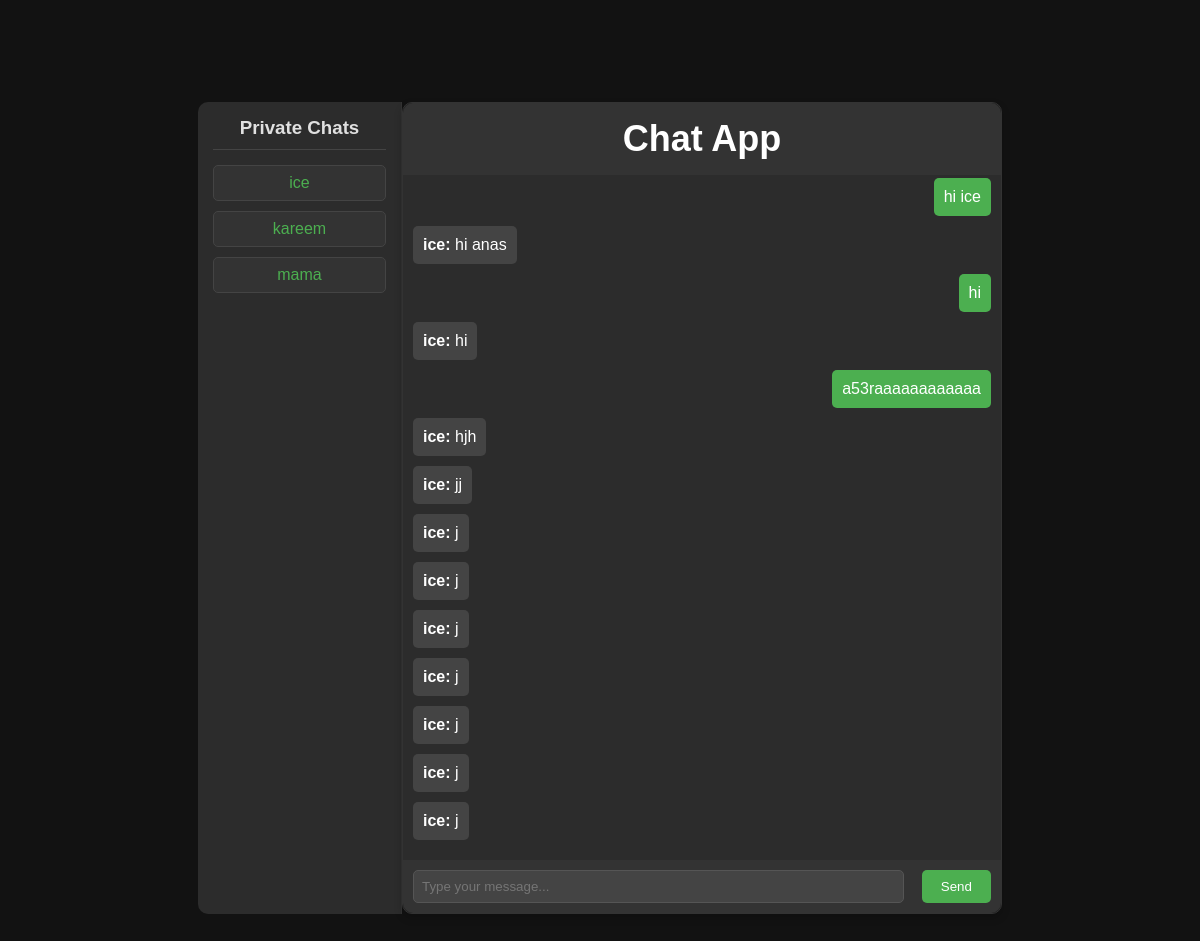
/chat/2 (signed in), run on an earlier commit of the app's database.
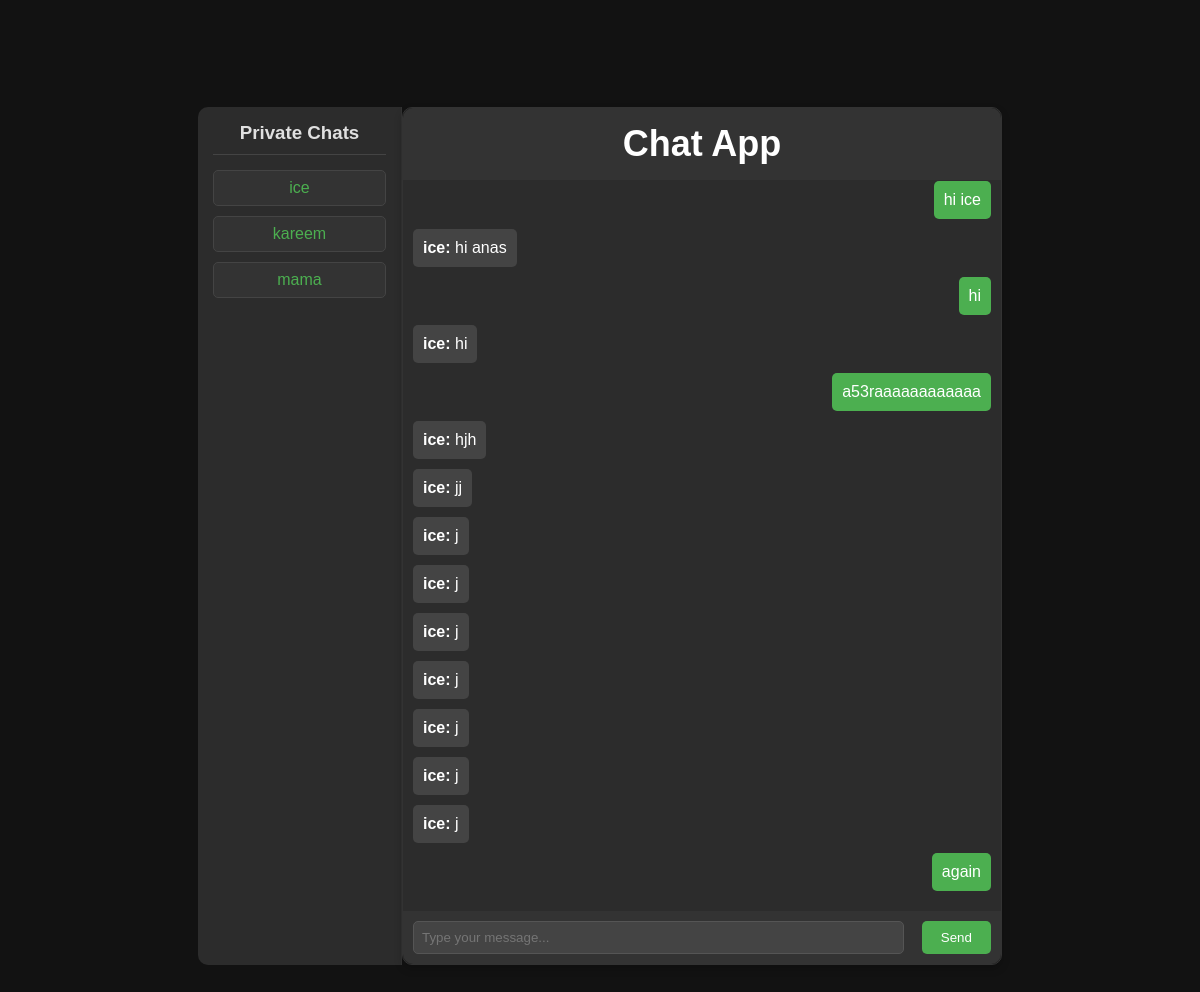
And on a later commit of the database.
### chat/models.py (models this page shows, shortened)
class Messages(models.Model):
    group = models.ForeignKey(Chat_group,related_name ='chat_message',on_delete=models.CASCADE)
    author =models.ForeignKey(User,on_delete=models.CASCADE)
    body = models.CharField(max_length = 300)
    created = models.DateTimeField(auto_now_add=True)

### chat/views.py (the view, shortened to what this page needs)
# urls.py: path('chat/',views.main_chat_view,name="home"),
@login_required
def main_chat_view(request,group_name=None):
    if group_name:
        Priv_group_userIn = Chat_group.objects.filter(is_private=True , members=group_name).filter(members=request.user).first()
        user_obj= User.objects.get(id=group_name)
        if Priv_group_userIn :
            group= get_object_or_404(Chat_group, group_name=Priv_group_userIn)
            group_messages_list= Messages.objects.filter(group=group)
            users = User.objects.all()
            context ={
            'messages_list': group_messages_list,
            'View_request_user':request.user,
            'users':users,
            'groupname':Priv_group_userIn
            }
            return render(request ,'chat/base.html',context)

### chat/models.py (called while the page is built)
    def __str__(self):
        return self.group_name

### chat/templates/chat/base.html (shortened to what this page needs)
<!DOCTYPE html>
<html lang="en">
<head>
</head>
<body>
  {% include "chat/private_chat_list.html" %}
  <div class="chat-container">
    <div class="chat-header">
      <h2>Chat App</h2>
    </div>
    <div id="chat-body">
      {% for mssg in messages_list %}
        {% if mssg.author == View_request_user %}
          <div id="message_me">
            <p><strong></strong> {{mssg.body}}</p>
          </div>
        {% else %}
          <div class="message">
            <p><strong> {{mssg.author}}:</strong> {{mssg.body}}</p>
          </div>
        {% endif %}
      {% endfor %}
    </div>
    <div class="chat-footer">
      <form id="chat-form">
        <input type="text" id="message-input" placeholder="Type your message..." required>
        <button type="submit">Send</button>
      </form>
    </div>
  </div>
</body>
</html>

### chat/templates/chat/private_chat_list.html (shortened to what this page needs)
    <div class="user-list-container">
      <h3 id="enwanlist">Private Chats</h3>
      <ul id="user-list">
        {% for user in users %}
            {% if View_request_user == user %}
            {% else %}
            <li>
                <a href="{% url 'private_chat' user.id %}">{{ user.username }}</a>
            </li>
          {% endif %}
        {% endfor %}
      </ul>
    </div>
</body>
</html>

### chat/templates/chat/private_chat_list.html (style rules this page uses)
#enwanlist { padding-bottom: 10px; border-bottom: 1px solid #444; }
.user-list-container { width: 17%; padding: 15px; height: 80% ; background-color: #2c2c2c; border-right: 1px solid #333; border-top-left-radius: 10px; border-bottom-left-radius: 10px; }
.user-list-container h3 { text-align: center; margin-bottom: 15px; }
#user-list { list-style-type: none; }
#user-list li { margin-bottom: 10px; }
#user-list a { text-decoration: none; color: #4CAF50; padding: 8px; display: block; border: 1px solid #444; border-radius: 5px; background-color: #333; text-align: center; }

### chat/templates/chat/base.html (style rules this page uses)
* { margin: 0; padding: 0; box-sizing: border-box; }
body { font-family: Arial, sans-serif; background-color: #121212; color: #e0e0e0; display: flex; justify-content: center; align-items: center; height: 100vh; }
.chat-container { width: 80%; max-width: 600px; height: 80vh; display: flex; flex-direction: column; border: 1px solid #333; border-radius: 10px; background-color: #1f1f1f; box-shadow: 0 4px 8px rgba(0, 0, 0, 0.2); }
.chat-header { padding: 15px; background-color: #333; color: #fff; text-align: center; font-size: 1.5rem; border-top-left-radius: 10px; border-top-right-radius: 10px; }
#chat-body { flex-grow: 1; padding: 10px; overflow-y: auto; background-color: #2c2c2c; }
.message { padding: 10px; margin-bottom: 10px; border-radius: 5px; background-color: #444; color: #fff; text-align: left; float: left; clear: both; }
#message_me { padding: 10px; margin-bottom: 10px; border-radius: 5px; background-color: #4CAF50; color: #fff; max-width: 80%; text-align: left; float: right; clear: both; }
.chat-footer { padding: 10px; background-color: #333; border-bottom-left-radius: 10px; border-bottom-right-radius: 10px; }
.chat-footer form { display: flex; justify-content: space-between; }
.chat-footer input { width: 85%; padding: 8px; border: 1px solid #555; border-radius: 5px; background-color: #444; color: #fff; }
.chat-footer button { width: 12%; padding: 8px; background-color: #4CAF50; color: white; border: none; border-radius: 5px; cursor: pointer; }

What changed in the data, as far as the page shows it:
added Messages: body "again"
